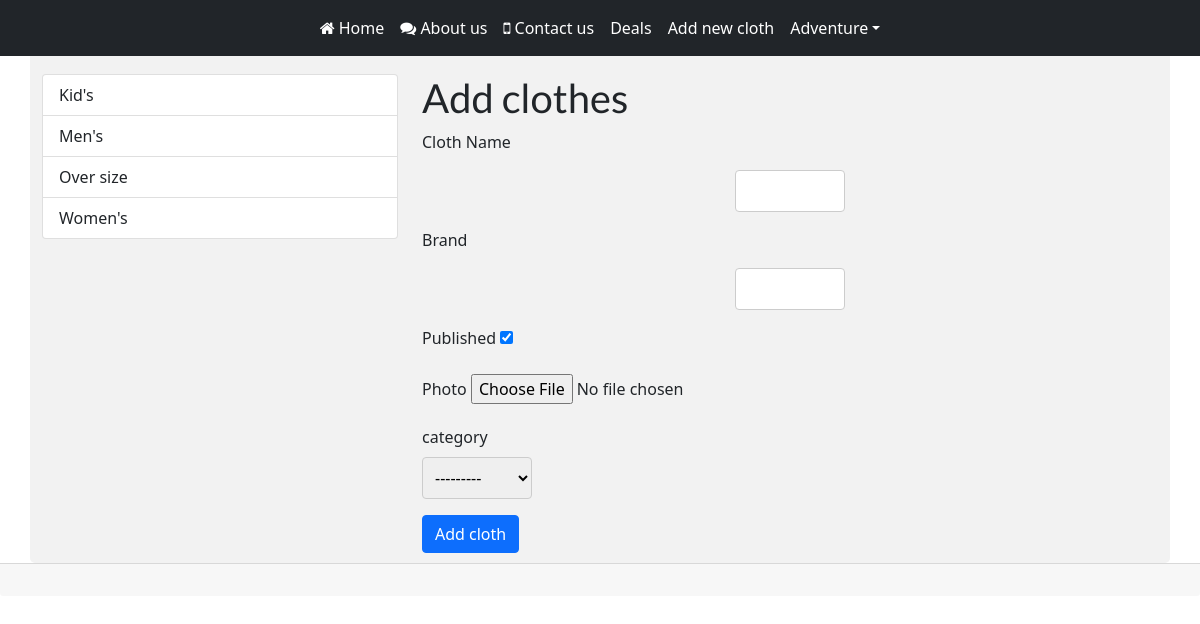
The app's page /view_clothes/add-clothes/ with its own data.
### reishop/models.py (models this page shows, shortened)
class Category(models.Model):
    cloth_name = models.CharField(max_length=150, db_index=True, verbose_name="Category")
    def __str__(self):
        return self.cloth_name
    class Meta:
        verbose_name = 'Category'
        verbose_name_plural = 'Categories'
        ordering = ['cloth_name']

### reishop/views.py (the view)
# urls.py: path('view_clothes/add-clothes/', CreateItem.as_view(), name='add_cloth')
class CreateItem(CreateView):
    form_class = ClothForm
    model = Clothes
    template_name = 'reishop/add_new_item.html'
    success_url = reverse_lazy('home')

### reishop/forms.py
class ClothForm(forms.ModelForm):
    class Meta:
        model = Clothes
        fields = ['cloth_name', 'cloth_brand', 'is_published', 'photo', 'category']

### reishop/templatetags/cloth_tags.py (called while the page is built)
@register.simple_tag(name='categoryFind')
def find_category():
    return Category.objects.all()

### reishop/templates/reishop/add_new_item.html (shortened to what this page needs)
{% extends 'Base.html' %}
{% block sidebar %}
{% include '_sidebar.html' %}
{% endblock %}
{% block content %}
<h1>Add clothes</h1>
<form action="{% url 'add_cloth' %}" method="post" enctype="multipart/form-data">
		<div class="form-group mb-3">
			<label for="{{ form.cloth_name.id.for_label }}" class="form-label">Cloth Name</label>
			{{ form.cloth_name }}
		</div>
		<div class="form-group mb-3">
			<label for="{{ form.cloth_brand.id.for_label }}" class="form-label">Brand</label>
			{{ form.cloth_brand }}
		</div>
		<div class="form-group mb-3">
			<label for="{{ form.is_published.id.for_label }}" class="form-label">Published</label>
			{{ form.is_published }}
		</div>
		<div class="form-group mb-3">
			<label for="{{ form.photo.id.for_label }}" class="form-label">Photo</label>
				{{ form.photo }}
		</div>
		<div class="form-group mb-3">
			<label for="{{ form.category.id.for_label }}" class="form-label">category</label>
			{{ form.category }}
		</div>
	<button type="submit" class="btn btn-primary btn-block">Add cloth</button>
</form>
{% endblock %}

### templates/_sidebar.html
	{% load cloth_tags %}
			<div class="list-group ">
				{% categoryFind as categories %}
				{% for i in categories %}
                   <a href="{% url 'category' i.pk  %}" class="list-group-item list-group-item-action" aria-current="true">
                    {{ i.cloth_name }}
                   {% endfor %}
  				</a>
			</div>

### reishop/templates/reishop/style.css (style rules this page uses)
label { display: block; margin: auto; text-align: center; }
input[type=text], select { display: block; margin: auto; width: 15%; padding: 8px; border: 1px solid #ccc; border-radius: 4px; box-sizing: border-box; margin-top: 8px; margin-bottom: 10px; resize: vertical }
body { background-color: #f2f2f2; }
h1,h2,h3,h4 { font-family: 'Lato', sans-serif; }

### records on screen
Category: cloth_name "Kid's"
Category: cloth_name "Men's"
Category: cloth_name "Over size"
Category: cloth_name "Women's"
